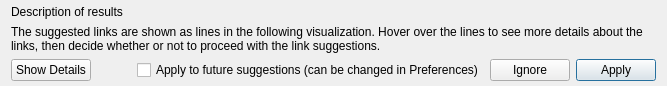
<?xml version="1.0" encoding="UTF-8"?>
<ui version="4.0">
 <class>LinkEditor</class>
 <widget class="QDialog" name="LinkEditor">
  <property name="geometry">
   <rect>
    <x>0</x>
    <y>0</y>
    <width>756</width>
    <height>496</height>
   </rect>
  </property>
  <property name="sizePolicy">
   <sizepolicy hsizetype="Minimum" vsizetype="Minimum">
    <horstretch>0</horstretch>
    <verstretch>0</verstretch>
   </sizepolicy>
  </property>
  <property name="windowTitle">
   <string>Link Suggestions</string>
  </property>
  <property name="sizeGripEnabled">
   <bool>false</bool>
  </property>
  <layout class="QVBoxLayout" name="verticalLayout">
   <property name="sizeConstraint">
    <enum>QLayout::SetFixedSize</enum>
   </property>
   <property name="topMargin">
    <number>5</number>
   </property>
   <property name="bottomMargin">
    <number>5</number>
   </property>
   <item>
    <widget class="QLabel" name="label">
     <property name="text">
      <string>Description of results</string>
     </property>
     <property name="wordWrap">
      <bool>true</bool>
     </property>
    </widget>
   </item>
   <item>
    <widget class="QLabel" name="label_2">
     <property name="text">
      <string>The suggested links are shown as lines in the following visualization. Hover over the lines to see more details about the links, then decide whether or not to proceed with the link suggestions.</string>
     </property>
     <property name="wordWrap">
      <bool>true</bool>
     </property>
    </widget>
   </item>
   <item>
    <layout class="QHBoxLayout" name="horizontalLayout">
     <item>
      <widget class="QPushButton" name="button_details">
       <property name="text">
        <string>Show Details</string>
       </property>
      </widget>
     </item>
     <item>
      <spacer name="horizontalSpacer_2">
       <property name="orientation">
        <enum>Qt::Horizontal</enum>
       </property>
       <property name="sizeHint" stdset="0">
        <size>
         <width>40</width>
         <height>20</height>
        </size>
       </property>
      </spacer>
     </item>
     <item>
      <widget class="QCheckBox" name="checkbox_apply_future">
       <property name="text">
        <string>Apply to future suggestions (can be changed in Preferences)</string>
       </property>
      </widget>
     </item>
     <item>
      <widget class="QPushButton" name="button_ignore">
       <property name="text">
        <string>Ignore</string>
       </property>
      </widget>
     </item>
     <item>
      <widget class="QPushButton" name="button_apply">
       <property name="text">
        <string>Apply</string>
       </property>
       <property name="default">
        <bool>true</bool>
       </property>
       <property name="flat">
        <bool>false</bool>
       </property>
      </widget>
     </item>
    </layout>
   </item>
  </layout>
 </widget>
 <resources/>
 <connections/>
</ui>
